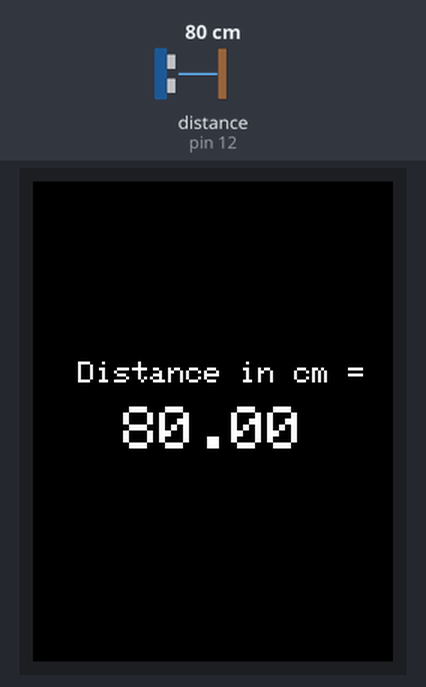
Recording of a sketch running on a simulated Arduino Uno, built with avr-gcc and run on an emulated ATmega328P. Shown: 240×320 colour display. The inputs (shaded band) are chosen by the test bench; at power-on: distance to the obstacle (sensor on pin 12) 80 cm. The echo pulse lasts 58.3 µs per cm; what the sketch prints to the serial monitor is not drawn.

Above: at 1.4 s.
1.5 s: distance to the obstacle (sensor on pin 12) set to 2 cm
At 2.01 s:
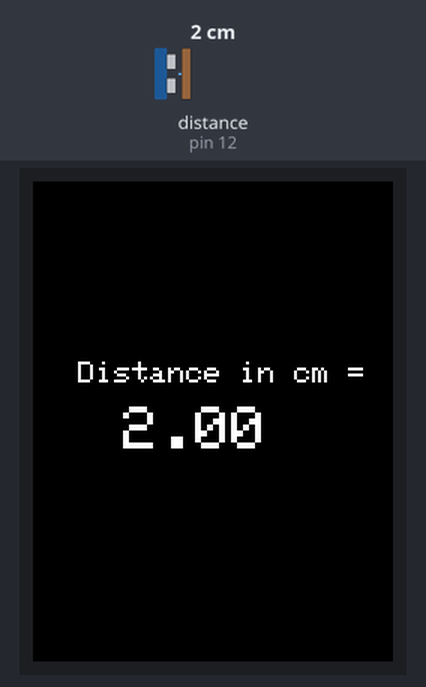
3.0 s: distance to the obstacle (sensor on pin 12) set to 4 cm
At 3.19 s:
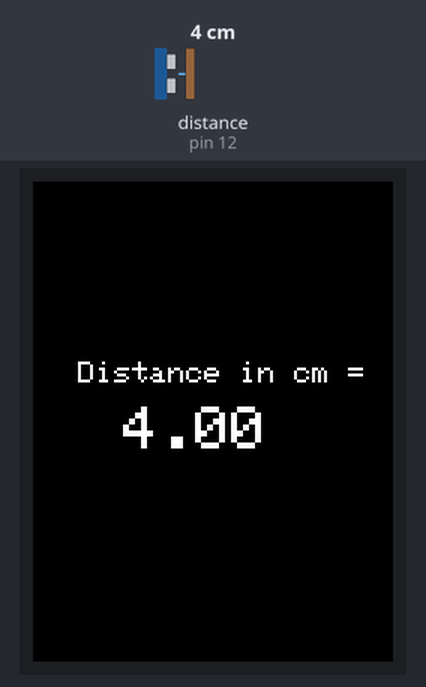
4.5 s: distance to the obstacle (sensor on pin 12) set to 9 cm
At 4.69 s:
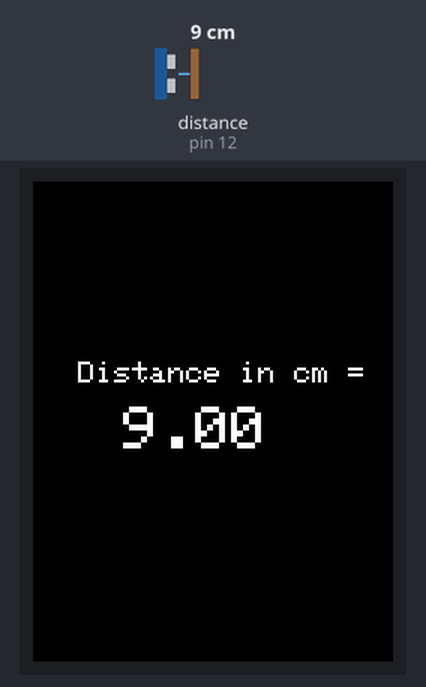
Timing chart, 0 to 7.5 s (numbered marks = the images above; inputs shaded):
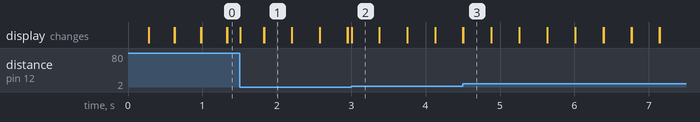

Measured:
- after the input at 1.5 s, the display: changes at once (image 1)

The sketch:

Distance_Touchscreen_project.ino
```cpp
#include <Elegoo_GFX.h>    // Core graphics library
#include <Elegoo_TFTLCD.h> // Hardware-specific library
#include <HCSR04.h>

#define LCD_CS A3 // Chip Select goes to Analog 3
#define LCD_CD A2 // Command/Data goes to Analog 2
#define LCD_WR A1 // LCD Write goes to Analog 1
#define LCD_RD A0 // LCD Read goes to Analog 0
#define LCD_RESET A4 // Can alternately just connect to Arduino's reset pin

#define	BLACK   0x0000
#define	BLUE    0x001F
#define	RED     0xF800
#define	GREEN   0x07E0
#define CYAN    0x07FF
#define MAGENTA 0xF81F
#define YELLOW  0xFFE0
#define WHITE   0xFFFF

Elegoo_TFTLCD tft(LCD_CS, LCD_CD, LCD_WR, LCD_RD, LCD_RESET);


HCSR04 hc(11, 12); //initialisation class HCSR04 (trig pin , echo pin)

float temp;
void setup(void) {
  Serial.begin(9600);
  Serial.println(F("TFT LCD test"));

#ifdef USE_Elegoo_SHIELD_PINOUT
  Serial.println(F("Using Elegoo 2.4\" TFT Arduino Shield Pinout"));
#else
  Serial.println(F("Using Elegoo 2.4\" TFT Breakout Board Pinout"));
#endif

  Serial.print("TFT size is "); Serial.print(tft.width()); Serial.print("x"); Serial.println(tft.height());

  tft.reset();

   uint16_t identifier = tft.readID();
   if(identifier == 0x9325) {
    Serial.println(F("Found ILI9325 LCD driver"));
  } else if(identifier == 0x9328) {
    Serial.println(F("Found ILI9328 LCD driver"));
  } else if(identifier == 0x4535) {
    Serial.println(F("Found LGDP4535 LCD driver"));
  }else if(identifier == 0x7575) {
    Serial.println(F("Found HX8347G LCD driver"));
  } else if(identifier == 0x9341) {
    Serial.println(F("Found ILI9341 LCD driver"));
  } else if(identifier == 0x8357) {
    Serial.println(F("Found HX8357D LCD driver"));
  } else if(identifier==0x0101)
  {
      identifier=0x9341;
       Serial.println(F("Found 0x9341 LCD driver"));
  }
  else if(identifier==0x1111)
  {
      identifier=0x9328;
       Serial.println(F("Found 0x9328 LCD driver"));
  }
  else {
    Serial.print(F("Unknown LCD driver chip: "));
    Serial.println(identifier, HEX);
    Serial.println(F("If using the Elegoo 2.8\" TFT Arduino shield, the line:"));
    Serial.println(F("  #define USE_Elegoo_SHIELD_PINOUT"));
    Serial.println(F("should appear in the library header (Elegoo_TFT.h)."));
    Serial.println(F("If using the breakout board, it should NOT be #defined!"));
    Serial.println(F("Also if using the breakout, double-check that all wiring"));
    Serial.println(F("matches the tutorial."));
    identifier=0x9328;
  }

  tft.begin(identifier);
  tft.fillScreen(BLACK);
  unsigned long start = micros();
  tft.setCursor(30, 120);
  tft.setTextColor(WHITE);    tft.setTextSize(2);
  tft.println("Distance in cm = ");

}

void loop(void) {

  temp=hc.dist();
  tft.setCursor(60, 150);
  tft.setTextColor(WHITE);    tft.setTextSize(4);
  tft.println(temp);
  delay(50);
  tft.setCursor(60, 150);
  tft.setTextColor(BLACK);    tft.setTextSize(4);
  tft.println(temp);
  tft.println();
  tft.println();


}
```
